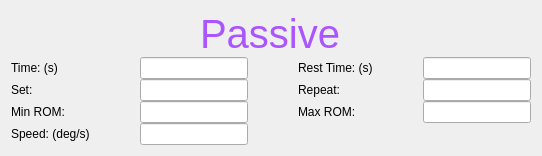
                     <widget class="QWidget" name="Passive">
                      <property name="styleSheet">
                       <string notr="true"/>
                      </property>
                      <layout class="QGridLayout" name="gridLayout_Passive" rowstretch="1,2,2,2,2" columnstretch="1,2,1,2">
                       <property name="horizontalSpacing">
                        <number>50</number>
                       </property>
                       <property name="verticalSpacing">
                        <number>0</number>
                       </property>
                       <item row="2" column="0">
                        <widget class="QLabel" name="label_PassiveSet">
                         <property name="sizePolicy">
                          <sizepolicy hsizetype="Preferred" vsizetype="Maximum">
                           <horstretch>0</horstretch>
                           <verstretch>0</verstretch>
                          </sizepolicy>
                         </property>
                         <property name="text">
                          <string>Set:</string>
                         </property>
                        </widget>
                       </item>
                       <item row="2" column="3">
                        <widget class="QLineEdit" name="lineEdit_PassiveRepeat">
                         <property name="sizePolicy">
                          <sizepolicy hsizetype="Preferred" vsizetype="Maximum">
                           <horstretch>0</horstretch>
                           <verstretch>0</verstretch>
                          </sizepolicy>
                         </property>
                        </widget>
                       </item>
                       <item row="4" column="0">
                        <widget class="QLabel" name="label_PassiveSpeed">
                         <property name="sizePolicy">
                          <sizepolicy hsizetype="Preferred" vsizetype="Maximum">
                           <horstretch>0</horstretch>
                           <verstretch>0</verstretch>
                          </sizepolicy>
                         </property>
                         <property name="text">
                          <string>Speed: (deg/s)</string>
                         </property>
                        </widget>
                       </item>
                       <item row="1" column="2">
                        <widget class="QLabel" name="label_PassiveRestTime">
                         <property name="sizePolicy">
                          <sizepolicy hsizetype="Preferred" vsizetype="Maximum">
                           <horstretch>0</horstretch>
                           <verstretch>0</verstretch>
                          </sizepolicy>
                         </property>
                         <property name="text">
                          <string>Rest Time: (s)</string>
                         </property>
                        </widget>
                       </item>
                       <item row="4" column="1">
                        <widget class="QLineEdit" name="lineEdit_PassiveSpeed">
                         <property name="sizePolicy">
                          <sizepolicy hsizetype="Preferred" vsizetype="Maximum">
                           <horstretch>0</horstretch>
                           <verstretch>0</verstretch>
                          </sizepolicy>
                         </property>
                        </widget>
                       </item>
                       <item row="3" column="3">
                        <widget class="QLineEdit" name="lineEdit_PassiveMaxROM">
                         <property name="sizePolicy">
                          <sizepolicy hsizetype="Preferred" vsizetype="Maximum">
                           <horstretch>0</horstretch>
                           <verstretch>0</verstretch>
                          </sizepolicy>
                         </property>
                        </widget>
                       </item>
                       <item row="3" column="0">
                        <widget class="QLabel" name="label_PassiveMinROM">
                         <property name="sizePolicy">
                          <sizepolicy hsizetype="Preferred" vsizetype="Maximum">
                           <horstretch>0</horstretch>
                           <verstretch>0</verstretch>
                          </sizepolicy>
                         </property>
                         <property name="text">
                          <string>Min ROM:</string>
                         </property>
                        </widget>
                       </item>
                       <item row="1" column="3">
                        <widget class="QLineEdit" name="lineEdit_PassiveRestTime">
                         <property name="sizePolicy">
                          <sizepolicy hsizetype="Preferred" vsizetype="Maximum">
                           <horstretch>0</horstretch>
                           <verstretch>0</verstretch>
                          </sizepolicy>
                         </property>
                        </widget>
                       </item>
                       <item row="3" column="1">
                        <widget class="QLineEdit" name="lineEdit_PassiveMinROM">
                         <property name="sizePolicy">
                          <sizepolicy hsizetype="Preferred" vsizetype="Maximum">
                           <horstretch>0</horstretch>
                           <verstretch>0</verstretch>
                          </sizepolicy>
                         </property>
                        </widget>
                       </item>
                       <item row="3" column="2">
                        <widget class="QLabel" name="label_PassiveMaxROM">
                         <property name="sizePolicy">
                          <sizepolicy hsizetype="Preferred" vsizetype="Maximum">
                           <horstretch>0</horstretch>
                           <verstretch>0</verstretch>
                          </sizepolicy>
                         </property>
                         <property name="text">
                          <string>Max ROM:</string>
                         </property>
                        </widget>
                       </item>
                       <item row="2" column="1">
                        <widget class="QLineEdit" name="lineEdit_PassiveSet">
                         <property name="sizePolicy">
                          <sizepolicy hsizetype="Preferred" vsizetype="Maximum">
                           <horstretch>0</horstretch>
                           <verstretch>0</verstretch>
                          </sizepolicy>
                         </property>
                        </widget>
                       </item>
                       <item row="1" column="0">
                        <widget class="QLabel" name="label_PassiveTime">
                         <property name="sizePolicy">
                          <sizepolicy hsizetype="Preferred" vsizetype="Maximum">
                           <horstretch>0</horstretch>
                           <verstretch>0</verstretch>
                          </sizepolicy>
                         </property>
                         <property name="text">
                          <string>Time: (s)</string>
                         </property>
                        </widget>
                       </item>
                       <item row="1" column="1">
                        <widget class="QLineEdit" name="lineEdit_PassiveTime">
                         <property name="sizePolicy">
                          <sizepolicy hsizetype="Preferred" vsizetype="Maximum">
                           <horstretch>0</horstretch>
                           <verstretch>0</verstretch>
                          </sizepolicy>
                         </property>
                        </widget>
                       </item>
                       <item row="2" column="2">
                        <widget class="QLabel" name="label_PassiveRepeat">
                         <property name="sizePolicy">
                          <sizepolicy hsizetype="Preferred" vsizetype="Maximum">
                           <horstretch>0</horstretch>
                           <verstretch>0</verstretch>
                          </sizepolicy>
                         </property>
                         <property name="text">
                          <string>Repeat:</string>
                         </property>
                        </widget>
                       </item>
                       <item row="0" column="0" colspan="4" alignment="Qt::AlignHCenter">
                        <widget class="QLabel" name="label_Passive">
                         <property name="sizePolicy">
                          <sizepolicy hsizetype="Preferred" vsizetype="Maximum">
                           <horstretch>0</horstretch>
                           <verstretch>0</verstretch>
                          </sizepolicy>
                         </property>
                         <property name="font">
                          <font>
                           <pointsize>30</pointsize>
                           <italic>false</italic>
                           <bold>false</bold>
                          </font>
                         </property>
                         <property name="styleSheet">
                          <string notr="true">font: 30pt &quot;Segoe UI&quot;;
color: rgb(170, 85, 255);</string>
                         </property>
                         <property name="text">
                          <string>Passive</string>
                         </property>
                        </widget>
                       </item>
                      </layout>
                     </widget>
